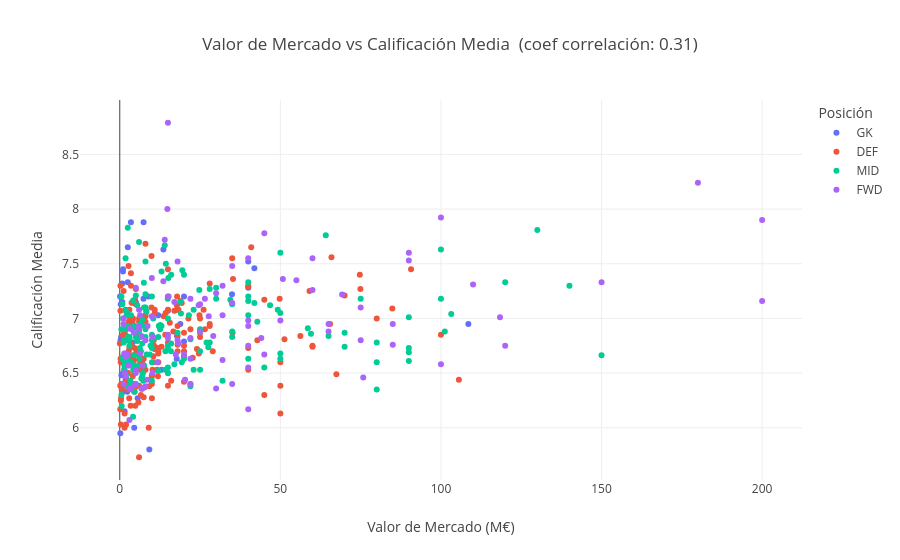

Notebook cell for this chart:
### Code cell
scatter_valor_vs_calidicacion()

### Figure 1 — Plotly figure (JSON) as saved in the notebook; plotly's stock layout.template omitted (floating-point values rounded to 4 significant figures; data arrays with more than 128 entries replaced by an {"elided": "..."} marker saying what was removed)
{"data": [{"customdata": {"elided": "48x4 mixed values"}, "hovertemplate": "<b>%{hovertext}</b><br><br>Posición=%{customdata[1]}<br>Valor de Mercado (M€)=%{x:.1f}<br>Calificación Media=%{y:.2f}<br>Selección=%{customdata[0]}<br>Minutos=%{customdata[2]}<br>Partidos=%{customdata[3]}<extra></extra>", "hovertext": ["José Raúl Rangel", "Ronwen Hayden Williams", "Seunggyu Kim", "Mat ě j Kovar", "Maxime Crepeau", "Nikola Vasilj", "Ibrahim Mahmoud Abunada", "Gregor Kobel", "Ramsés Alisson", "Yassine Bounou", "Johny Placide", "Angus Fraser James Gunn", "Matthew Andrew Geary Freese", "Orlando Daniel Gill", "Patrick Thomas Beach", "Ugurcan Cakir", "Manuel Peter Neuer", "Eloy Victor Room", "Yahia Fofana", "Hernán Ismael Galindez", "Bart Verbruggen", "Zion Suzuki", "Jacob Mikael Widell Zetterstrom", "Bo Kristoffer Nordfeldt", "Aymen Dahmen", "Thibaut Nicolas Courtois", "Abdelaziz Mohame Mostafa", "Ali Reza Beiranvand", "Maxime Teremoana Crocombe", "Unai Simon", "José Vozinha", "Khalil Mohammed Alowais", "Nestor Fernando Muslera", "Mike Peterson Maignan", "Mory Diaw", "Ørjan Haskjold Nyland", "Damián Emiliano Martinez", "Luca Zinedine Zidane", "Alexander Schlager", "Mo'ien Hasan Yazeed Abulaila", "Diogo Diogo Costa", "Lionel Nzau Mpasi", "Abduvakhid Nematov", "Camilo Andres Vargas", "Jordan Lee Pickford", "Dominik Livakovic", "Benjamin Asare", "Orlando Mosquera"], "legendgroup": "GK", "marker": {"color": "#636EFA", "symbol": "circle"}, "mode": "markers", "name": "GK", "orientation": "v", "showlegend": true, "type": "scatter", "x": [8.934, 0.8, 0.5, 3.746, 1.8, 4.5, 5.556, 40, 34.95, 18.86, 0.25, 1, 2, 7.418, 1, 15, 4, 0.2, 5, 0.3, 40, 20, 2.5, 0.175, 0.8, 15, 7.387, 13.58, 1, 108.5, 3.471, 2.502, 9.201, 20, 17.73, 0.8, 12, 1, 2, 2.325, 41.9, 0.4, 1.5, 17.82, 13, 4, 0.1, 0.7], "xaxis": "x", "y": [7.2, 7.15, 6.48, 6.63, 6.44, 6, 6.27, 7.52, 7.22, 6.95, 6.8, 7.43, 6.43, 7.88, 7.45, 6.5, 6.95, 7.2, 7.15, 7.13, 7.28, 7.2, 7.65, 5.95, 6.4, 7.07, 7.18, 7.63, 6.33, 6.95, 7.88, 7.33, 5.8, 6.79, 6.63, 7.32, 7.03, 6.5, 6.45, 6.33, 7.46, 6.83, 6.15, 6.84, 6.53, 6.78, 7.2, 6.8], "yaxis": "y"}, {"customdata": {"elided": "205x4 mixed values"}, "hovertemplate": "<b>%{hovertext}</b><br><br>Posición=%{customdata[1]}<br>Valor de Mercado (M€)=%{x:.1f}<br>Calificación Media=%{y:.2f}<br>Selección=%{customdata[0]}<br>Minutos=%{customdata[2]}<br>Partidos=%{customdata[3]}<extra></extra>", "hovertext": {"elided": "205 str values"}, "legendgroup": "DEF", "marker": {"color": "#EF553B", "symbol": "circle"}, "mode": "markers", "name": "DEF", "orientation": "v", "showlegend": true, "type": "scatter", "x": {"elided": "205 float values"}, "xaxis": "x", "y": {"elided": "205 float values"}, "yaxis": "y"}, {"customdata": {"elided": "178x4 mixed values"}, "hovertemplate": "<b>%{hovertext}</b><br><br>Posición=%{customdata[1]}<br>Valor de Mercado (M€)=%{x:.1f}<br>Calificación Media=%{y:.2f}<br>Selección=%{customdata[0]}<br>Minutos=%{customdata[2]}<br>Partidos=%{customdata[3]}<extra></extra>", "hovertext": {"elided": "178 str values"}, "legendgroup": "MID", "marker": {"color": "#00CC96", "symbol": "circle"}, "mode": "markers", "name": "MID", "orientation": "v", "showlegend": true, "type": "scatter", "x": {"elided": "178 float values"}, "xaxis": "x", "y": {"elided": "178 float values"}, "yaxis": "y"}, {"customdata": {"elided": "106x4 mixed values"}, "hovertemplate": "<b>%{hovertext}</b><br><br>Posición=%{customdata[1]}<br>Valor de Mercado (M€)=%{x:.1f}<br>Calificación Media=%{y:.2f}<br>Selección=%{customdata[0]}<br>Minutos=%{customdata[2]}<br>Partidos=%{customdata[3]}<extra></extra>", "hovertext": ["Raúl Alonso Jimenez", "Julián Andrés Quinones", "Roberto Carlos Alvarado", "Oswin Reagan Appollis", "Thapelo Maseko", "Sekotori Evidence Makgopa", "Pavel Sulc", "Jonathan Christian David", "Tanitoluwa Oluwatimilehin Oluwaseyi", "Tajon Trevor Buchanan", "Ermedin Demirovic", "Kerim Alajbegovic", "Esmir Bajraktarevic", "Junior Edmilson", "Hassan Akram", "Breel Donald Embolo", "Dan Ndoye", "Ruben Estephan Vargas", "José Vinicius", "Matheus Matheus Cunha", "Vitor Rayan", "Brahim Diaz", "Ruben Fritzner Providence", "Wilson Isidor", "Josue Jeremie Casimir", "Ben Gannon Gannon-Doak", "Ricardo Daniel Pepi", "Christian Mate Pulisic", "Folarin Jolaoluwa Balogun", "Julio Cesar Enciso", "Nestory Irankunda", "Arda Guler", "Kenan Yildiz", "Barı ş Alper Yilmaz", "Kai Lukas Havertz", "Jürgen Leonardo Locadia", "Ange-Yoan Laurent Bonny", "Yan Diomande", "Amad Diallo", "Nicolas Pepe", "John Yeboah", "Enner Remberto Valencia", "Gonzalo Jordy Plata", "Nilson David Angulo", "Cody Mathès Gakpo", "Donyell Malen", "Brian Ebenezer Adjei Brobbey", "Crysencio Jilbert Sylverio Cir Summerville", "Ayase Ueda", "Alexander Isak", "Anthony David Junior Elanga", "Viktor Einar Gyokeres", "Romelu Lukaku", "Leandro Trossard", "Jeremy Baffour Doku", "Charles Marc De Ketelaere", "Hamed Mahrous Mohamed Salah", "Mohamed Abdelsalam Omar", "Mehdi Taremi", "Christopher Grant Wood", "Ferran Torres", "Daniel Olmo", "Lamine Yamal Yamal", "Mikel Oyarzabal", "Isaac Ryan", "Tariq Feras", "Mohammed Salem Aldawsari", "Federico Sebastian Vinas", "Masour Ousmane Dembele", "Kylian Mbappe", "Michael Akpovie Olise", "Bradley Jean-Manuel Essolisa Barcola", "Désiré Nonka-Maho Doue", "Sadio Mane", "Nicolas Jackson", "Ismaila Sarr", "Ibrahim Karim Ali Alhamadi", "Alexander Sorloth", "Erling Braut Haaland", "Antonio Eromonsele Nordby Nusa", "Julian Ryerson", "Julián Alvarez", "Lionel Andrés Messi", "Thiago Ezequiel Almada", "Giuliano Simeone", "Lautaro Javier Martinez", "Riyad Karim Mahrez", "Amine Ferid Gouiri", "Michael Gregoritsch", "Iyad Ali Ali Olwan", "Mohammad Mousa Mousa Altamari", "Ronaldo Cristiano Ronaldo", "João Joao Felix", "Pedro Pedro Neto", "Cedric Bakambu", "Yoane Wissa", "Eldor Shomurodov", "Luis Fernando Diaz", "Luis Javier Suarez", "Bukayo Ayoyinka Saka", "Harry Edward Kane", "Marcus Rashford", "Anthony Michael Gordon", "Azuka Tristan Madueke", "Ivan Perisic", "Jordan Pierre Ayew"], "legendgroup": "FWD", "marker": {"color": "#AB63FA", "symbol": "circle"}, "mode": "markers", "name": "FWD", "orientation": "v", "showlegend": true, "type": "scatter", "x": [15.21, 14, 13.57, 1.815, 1.2, 1.4, 20, 6.76, 7, 6.76, 22, 22, 8, 2.52, 3.305, 15, 32, 9.984, 14.81, 50.78, 26.5, 44.05, 2.522, 18, 3, 2.918, 30, 40, 40, 3.137, 8, 90, 75, 18.2, 55, 1.8, 35, 90, 45, 6, 6.317, 10.21, 10.18, 8.661, 60, 45, 30, 35, 17, 85, 32, 65, 22, 18, 75, 24.57, 22, 3.005, 2, 5, 75.8, 118.4, 200, 35, 3.206, 4.633, 4.96, 11.77, 100, 180, 150, 69.22, 120, 6, 40, 40, 4.997, 8.6, 200, 32, 25, 100, 15, 15, 40, 85, 5, 6.32, 1.5, 4.372, 6.013, 10, 17.43, 29.1, 1.2, 25, 7, 50, 20.33, 110, 60, 40, 65, 27.69, 1.2, 1.8], "xaxis": "x", "y": [7.2, 7.72, 7.34, 6.68, 7, 6.68, 6.67, 6.84, 6.357, 6.357, 6.4, 6.63, 6.38, 6.57, 6.357, 6.85, 7.03, 7.37, 8, 7.36, 7.18, 6.82, 6.67, 6.8, 6.07, 6.57, 6.36, 6.93, 6.98, 6.908, 6.8, 7.6, 7.1, 6.77, 7.35, 6.47, 6.4, 7.53, 7.78, 7.08, 7.03, 6.5, 6.83, 6.93, 7.55, 6.67, 7.23, 7.48, 7.15, 6.95, 7.3, 6.95, 6.82, 7.52, 6.8, 7.12, 7.18, 6.357, 6.67, 6.53, 6.46, 7.01, 7.16, 7.14, 6.357, 6.391, 6.4, 6.6, 7.924, 8.24, 7.33, 7.22, 6.75, 6.9, 6.55, 7.55, 6.5, 6.44, 7.9, 6.62, 6.88, 6.58, 8.79, 6.82, 6.17, 6.76, 7.28, 6.68, 6.5, 6.87, 6.93, 7.02, 6.67, 6.84, 6.4, 7.13, 6.57, 6.98, 6.44, 7.31, 7.26, 6.75, 6.88, 7.02, 6.95, 6.65], "yaxis": "y"}], "layout": {"legend": {"title": {"text": "Posición"}, "tracegroupgap": 0}, "title": {"text": "Valor de Mercado vs Calificación Media  (coef correlación: 0.31)"}, "xaxis": {"anchor": "y", "domain": [0, 1], "title": {"text": "Valor de Mercado (M€)"}}, "yaxis": {"anchor": "x", "domain": [0, 1], "title": {"text": "Calificación Media"}}}}
